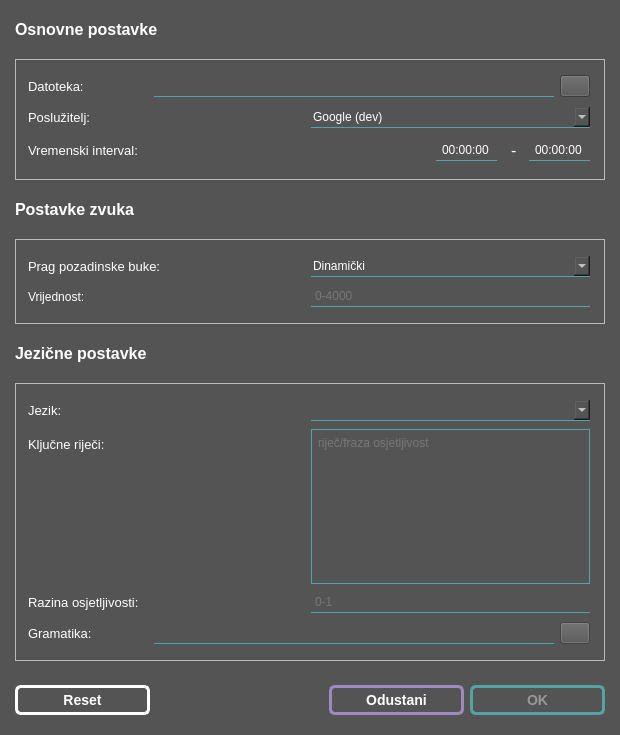
<?xml version="1.0" encoding="UTF-8"?>
<ui version="4.0">
 <class>OptionsDialog</class>
 <widget class="QDialog" name="OptionsDialog">
  <property name="geometry">
   <rect>
    <x>0</x>
    <y>0</y>
    <width>620</width>
    <height>735</height>
   </rect>
  </property>
  <property name="windowTitle">
   <string>Opcije</string>
  </property>
  <property name="styleSheet">
   <string notr="true">QDialog#OptionsDialog {
    background-color: rgb(84, 84, 84);
}</string>
  </property>
  <property name="modal">
   <bool>false</bool>
  </property>
  <layout class="QVBoxLayout" name="verticalLayout_4">
   <property name="spacing">
    <number>20</number>
   </property>
   <property name="leftMargin">
    <number>15</number>
   </property>
   <property name="topMargin">
    <number>20</number>
   </property>
   <property name="rightMargin">
    <number>15</number>
   </property>
   <property name="bottomMargin">
    <number>20</number>
   </property>
   <item>
    <layout class="QHBoxLayout" name="horizontalLayout_7">
     <item>
      <widget class="QLabel" name="label">
       <property name="text">
        <string>&lt;html&gt;&lt;head/&gt;&lt;body&gt;&lt;p&gt;&lt;span style=&quot; font-size:12pt; font-weight:700; color:#ffffff;&quot;&gt;Osnovne postavke&lt;/span&gt;&lt;/p&gt;&lt;/body&gt;&lt;/html&gt;</string>
       </property>
      </widget>
     </item>
    </layout>
   </item>
   <item>
    <widget class="QFrame" name="frame">
     <property name="styleSheet">
      <string notr="true">QFrame {
padding-right: 5px;
padding-top: 5px;
padding-bottom: 5px;
}</string>
     </property>
     <property name="frameShape">
      <enum>QFrame::StyledPanel</enum>
     </property>
     <property name="frameShadow">
      <enum>QFrame::Raised</enum>
     </property>
     <layout class="QVBoxLayout" name="verticalLayout">
      <item>
       <layout class="QHBoxLayout" name="fileHLayout">
        <item>
         <widget class="QLabel" name="FileLabel">
          <property name="text">
           <string>&lt;html&gt;&lt;head/&gt;&lt;body&gt;&lt;p&gt;&lt;span style=&quot; font-size:10pt; color:#ffffff;&quot;&gt;Datoteka: &lt;/span&gt;&lt;/p&gt;&lt;/body&gt;&lt;/html&gt;</string>
          </property>
         </widget>
        </item>
        <item>
         <widget class="QLineEdit" name="fileLineEdit">
          <property name="sizePolicy">
           <sizepolicy hsizetype="Expanding" vsizetype="Fixed">
            <horstretch>0</horstretch>
            <verstretch>0</verstretch>
           </sizepolicy>
          </property>
          <property name="maximumSize">
           <size>
            <width>400</width>
            <height>16777215</height>
           </size>
          </property>
          <property name="styleSheet">
           <string notr="true">QLineEdit {
	background-color: rgb(84, 84, 84);
	border-none;	
	border-bottom: 0.5px solid #54a4a6;
	border-radius: 0px;
	padding: 2px 2px 2px 2px;
	color: white;
}

QLineEdit::hover {
	border-color: #63C2C4;
}</string>
          </property>
          <property name="text">
           <string/>
          </property>
          <property name="frame">
           <bool>true</bool>
          </property>
          <property name="readOnly">
           <bool>false</bool>
          </property>
          <property name="clearButtonEnabled">
           <bool>true</bool>
          </property>
         </widget>
        </item>
        <item>
         <widget class="QPushButton" name="browseFileButton">
          <property name="maximumSize">
           <size>
            <width>30</width>
            <height>16777215</height>
           </size>
          </property>
          <property name="autoFillBackground">
           <bool>false</bool>
          </property>
          <property name="styleSheet">
           <string notr="true">QPushButton {
	background-color: rgb(84, 84, 84);
	border-color: white
}</string>
          </property>
          <property name="text">
           <string/>
          </property>
          <property name="icon">
           <iconset>
            <normaloff>../../../resources/icons/browse.png</normaloff>../../../resources/icons/browse.png</iconset>
          </property>
          <property name="autoDefault">
           <bool>false</bool>
          </property>
          <property name="flat">
           <bool>false</bool>
          </property>
         </widget>
        </item>
       </layout>
      </item>
      <item>
       <layout class="QHBoxLayout" name="horizontalLayout" stretch="0,0">
        <item>
         <widget class="QLabel" name="apiLabel">
          <property name="toolTip">
           <string>&lt;html&gt;&lt;head/&gt;&lt;body&gt;&lt;p&gt;Svaki poslužitelj podržava neke od niže navedenih opcija.&lt;/p&gt;&lt;p&gt;Sphinx API radi offline.&lt;/p&gt;&lt;/body&gt;&lt;/html&gt;</string>
          </property>
          <property name="text">
           <string>&lt;html&gt;&lt;head/&gt;&lt;body&gt;&lt;p&gt;&lt;span style=&quot; font-size:10pt; color:#ffffff;&quot;&gt;Poslužitelj: &lt;/span&gt;&lt;/p&gt;&lt;/body&gt;&lt;/html&gt;</string>
          </property>
         </widget>
        </item>
        <item>
         <widget class="QComboBox" name="apiComboBox">
          <property name="sizePolicy">
           <sizepolicy hsizetype="Preferred" vsizetype="Fixed">
            <horstretch>0</horstretch>
            <verstretch>0</verstretch>
           </sizepolicy>
          </property>
          <property name="styleSheet">
           <string notr="true">QComboBox {
	background-color: rgb(84, 84, 84);
	border-none;	
	border-bottom: 0.5px solid #54a4a6;
	border-radius: 0px;
	padding: 2px 2px 2px 2px;
	color: white;
}

QComboBox::hover {
	border-color: #63C2C4;
}

/*  After dropping, the entire drop-down form style */
QComboBox QAbstractItemView {
    border: 1px solid white;   /*  Border of the entire drop-down form */
    background-color: rgb(84, 84, 84);;   /*  Whole drop-down form background color */
    selection-background-color: lightgreen;   /*  The whole drop-down window is selected from the background color of the item */
}

QComboBox QAbstractItemView::item {
    height: 70px; 
}</string>
          </property>
          <item>
           <property name="text">
            <string>Google (dev)</string>
           </property>
          </item>
          <item>
           <property name="text">
            <string>Google Cloud</string>
           </property>
          </item>
          <item>
           <property name="text">
            <string>PocketSphinx</string>
           </property>
          </item>
          <item>
           <property name="text">
            <string>Houndify</string>
           </property>
          </item>
         </widget>
        </item>
       </layout>
      </item>
      <item>
       <layout class="QHBoxLayout" name="timeHLayout" stretch="0,0,0,0">
        <property name="spacing">
         <number>6</number>
        </property>
        <item>
         <widget class="QLabel" name="FromLabel">
          <property name="minimumSize">
           <size>
            <width>125</width>
            <height>0</height>
           </size>
          </property>
          <property name="text">
           <string>&lt;html&gt;&lt;head/&gt;&lt;body&gt;&lt;p&gt;&lt;span style=&quot; font-size:10pt; color:#ffffff;&quot;&gt;Vremenski interval:&lt;/span&gt;&lt;/p&gt;&lt;/body&gt;&lt;/html&gt;</string>
          </property>
         </widget>
        </item>
        <item>
         <widget class="QLineEdit" name="FromLineEdit">
          <property name="enabled">
           <bool>true</bool>
          </property>
          <property name="maximumSize">
           <size>
            <width>61</width>
            <height>16777215</height>
           </size>
          </property>
          <property name="styleSheet">
           <string notr="true">QLineEdit {
	background-color: rgb(84, 84, 84);
	border-none;	
	border-bottom: 0.5px solid #54a4a6;
	border-radius: 0px;
	padding: 2px 2px 2px 2px;
	color: white;
}

QLineEdit::hover {
	border-color: #63C2C4;
}</string>
          </property>
          <property name="inputMethodHints">
           <set>Qt::ImhTime</set>
          </property>
          <property name="inputMask">
           <string>99:99:99</string>
          </property>
          <property name="text">
           <string>00:00:00</string>
          </property>
          <property name="alignment">
           <set>Qt::AlignCenter</set>
          </property>
          <property name="dragEnabled">
           <bool>false</bool>
          </property>
          <property name="placeholderText">
           <string>00:00</string>
          </property>
         </widget>
        </item>
        <item>
         <widget class="QLabel" name="DashLabel">
          <property name="maximumSize">
           <size>
            <width>20</width>
            <height>16777215</height>
           </size>
          </property>
          <property name="styleSheet">
           <string notr="true">QLabel#DashLabel {
	padding-left: 5px;
}
	</string>
          </property>
          <property name="text">
           <string>&lt;html&gt;&lt;head/&gt;&lt;body&gt;&lt;p&gt;&lt;span style=&quot; font-size:12pt; color:#ffffff;&quot;&gt;   -&lt;/span&gt;&lt;/p&gt;&lt;/body&gt;&lt;/html&gt;</string>
          </property>
         </widget>
        </item>
        <item>
         <widget class="QLineEdit" name="ToLineEdit">
          <property name="enabled">
           <bool>true</bool>
          </property>
          <property name="maximumSize">
           <size>
            <width>61</width>
            <height>16777215</height>
           </size>
          </property>
          <property name="styleSheet">
           <string notr="true">QLineEdit {
	background-color: rgb(84, 84, 84);
	border-none;	
	border-bottom: 0.5px solid #54a4a6;
	border-radius: 0px;
	padding: 2px 2px 2px 2px;
	color: white;
}

QLineEdit::hover {
	border-color: #63C2C4;
}</string>
          </property>
          <property name="inputMethodHints">
           <set>Qt::ImhTime</set>
          </property>
          <property name="inputMask">
           <string>99:99:99</string>
          </property>
          <property name="text">
           <string>00:00:00</string>
          </property>
          <property name="alignment">
           <set>Qt::AlignCenter</set>
          </property>
          <property name="dragEnabled">
           <bool>false</bool>
          </property>
          <property name="placeholderText">
           <string>00:00</string>
          </property>
         </widget>
        </item>
       </layout>
      </item>
     </layout>
    </widget>
   </item>
   <item>
    <widget class="QLabel" name="label_3">
     <property name="text">
      <string>&lt;html&gt;&lt;head/&gt;&lt;body&gt;&lt;p&gt;&lt;span style=&quot; font-size:12pt; font-weight:700; color:#ffffff;&quot;&gt;Postavke zvuka&lt;/span&gt;&lt;/p&gt;&lt;/body&gt;&lt;/html&gt;</string>
     </property>
    </widget>
   </item>
   <item>
    <widget class="QFrame" name="frame_3">
     <property name="styleSheet">
      <string notr="true">QFrame {

padding-right: 5px;
padding-top: 5px;
padding-bottom: 5px;
}</string>
     </property>
     <property name="frameShape">
      <enum>QFrame::StyledPanel</enum>
     </property>
     <property name="frameShadow">
      <enum>QFrame::Raised</enum>
     </property>
     <layout class="QVBoxLayout" name="verticalLayout_3">
      <item>
       <layout class="QHBoxLayout" name="noiseHLayout" stretch="0,0">
        <property name="spacing">
         <number>6</number>
        </property>
        <item>
         <widget class="QLabel" name="noiseTypeLabel">
          <property name="toolTip">
           <string>&lt;html&gt;&lt;head/&gt;&lt;body&gt;&lt;p&gt;Vrijednosti više od praga se smatraju govorom, a niže tišinom.&lt;/p&gt;&lt;p&gt;Prag se može odrediti dinamički, s ili bez početne vrijednosti, ili postaviti na fiksnu vrijednost.&lt;/p&gt;&lt;/body&gt;&lt;/html&gt;</string>
          </property>
          <property name="text">
           <string>&lt;html&gt;&lt;head/&gt;&lt;body&gt;&lt;p&gt;&lt;span style=&quot; font-size:10pt; color:#ffffff;&quot;&gt;Prag pozadinske buke:&lt;/span&gt;&lt;/p&gt;&lt;/body&gt;&lt;/html&gt;</string>
          </property>
         </widget>
        </item>
        <item>
         <widget class="QComboBox" name="noiseTypeComboBox">
          <property name="styleSheet">
           <string notr="true">QComboBox {
	background-color: rgb(84, 84, 84);
	border-none;	
	border-bottom: 0.5px solid #54a4a6;
	border-radius: 0px;
	padding: 2px 2px 2px 2px;
	color: white;
}

QComboBox::hover {
	border-color: #63C2C4;
}

/*  After dropping, the entire drop-down form style */
QComboBox QAbstractItemView {
    border: 1px solid white;   /*  Border of the entire drop-down form */
    background-color: rgb(84, 84, 84);;   /*  Whole drop-down form background color */
    selection-background-color: lightgreen;   /*  The whole drop-down window is selected from the background color of the item */
}

QComboBox QAbstractItemView::item {
    height: 70px; 
}</string>
          </property>
          <property name="frame">
           <bool>false</bool>
          </property>
          <item>
           <property name="text">
            <string extracomment="komentar">Dinamički</string>
           </property>
          </item>
          <item>
           <property name="text">
            <string>Hibridni</string>
           </property>
          </item>
          <item>
           <property name="text">
            <string>Fiksni</string>
           </property>
          </item>
         </widget>
        </item>
       </layout>
      </item>
      <item>
       <layout class="QHBoxLayout" name="horizontalLayout_2">
        <item>
         <widget class="QLabel" name="noiseValueLabel">
          <property name="enabled">
           <bool>true</bool>
          </property>
          <property name="toolTip">
           <string>&lt;html&gt;&lt;head/&gt;&lt;body&gt;&lt;p&gt;Ovisno o odabiru načina određivanja praga pozadinske buke ova vrijednost označava početnu('Hibridni') ili stalnu('Fiksni') vrijednost praga.&lt;/p&gt;&lt;/body&gt;&lt;/html&gt;</string>
          </property>
          <property name="text">
           <string>&lt;html&gt;&lt;head/&gt;&lt;body&gt;&lt;p&gt;&lt;span style=&quot; color:#ffffff;&quot;&gt;Vrijednost: &lt;/span&gt;&lt;/p&gt;&lt;/body&gt;&lt;/html&gt;</string>
          </property>
         </widget>
        </item>
        <item>
         <widget class="QLineEdit" name="noiseValueLineEdit">
          <property name="enabled">
           <bool>false</bool>
          </property>
          <property name="sizePolicy">
           <sizepolicy hsizetype="Preferred" vsizetype="Fixed">
            <horstretch>0</horstretch>
            <verstretch>0</verstretch>
           </sizepolicy>
          </property>
          <property name="styleSheet">
           <string notr="true">QLineEdit {
	background-color: rgb(84, 84, 84);
	border-none;	
	border-bottom: 0.5px solid #54a4a6;
	border-radius: 0px;
	padding: 2px 2px 2px 2px;
	color: white;
}

QLineEdit::hover {
	border-color: #63C2C4;
}

QLineEdit::disabled {
	color: rgb(153, 153, 153);
}
</string>
          </property>
          <property name="placeholderText">
           <string>0-4000</string>
          </property>
         </widget>
        </item>
       </layout>
      </item>
     </layout>
    </widget>
   </item>
   <item>
    <widget class="QLabel" name="label_2">
     <property name="text">
      <string>&lt;html&gt;&lt;head/&gt;&lt;body&gt;&lt;p&gt;&lt;span style=&quot; font-size:12pt; font-weight:700; color:#ffffff;&quot;&gt;Jezične postavke&lt;/span&gt;&lt;/p&gt;&lt;/body&gt;&lt;/html&gt;</string>
     </property>
    </widget>
   </item>
   <item>
    <widget class="QFrame" name="frame_2">
     <property name="styleSheet">
      <string notr="true">QFrame {
padding-right: 5px;
padding-top: 5px;
padding-bottom: 5px;
}</string>
     </property>
     <property name="frameShape">
      <enum>QFrame::StyledPanel</enum>
     </property>
     <property name="frameShadow">
      <enum>QFrame::Raised</enum>
     </property>
     <layout class="QVBoxLayout" name="verticalLayout_2">
      <item>
       <layout class="QHBoxLayout" name="horizontalLayout_3">
        <item>
         <widget class="QLabel" name="languageLabel">
          <property name="text">
           <string>&lt;html&gt;&lt;head/&gt;&lt;body&gt;&lt;p&gt;&lt;span style=&quot; font-size:10pt; color:#ffffff;&quot;&gt;Jezik:&lt;/span&gt;&lt;/p&gt;&lt;/body&gt;&lt;/html&gt;</string>
          </property>
         </widget>
        </item>
        <item>
         <widget class="QComboBox" name="languageComboBox">
          <property name="enabled">
           <bool>true</bool>
          </property>
          <property name="styleSheet">
           <string notr="true">QComboBox {
	background-color: rgb(84, 84, 84);
	border-none;	
	border-bottom: 0.5px solid #54a4a6;
	border-radius: 0px;
	padding: 2px 2px 2px 2px;
	color: white;
}

QComboBox::hover {
	border-color: #63C2C4;
}

QComboBox::disabled {
	color: rgb(153, 153, 153);
}


/*  After dropping, the entire drop-down form style */
QComboBox QAbstractItemView {
    border: 1px solid white;   /*  Border of the entire drop-down form */
    background-color: rgb(84, 84, 84);;   /*  Whole drop-down form background color */
	color: white;
	padding: 2px 2px 2px 2px;
}

/*  Down pull, the entire drop-down window */
QComboBox QAbstractItemView::item {
    height: 25px;   /*  The height of the item (set pcomboBox-&gt; setView (new qlistview ()); after this item works) */
}

QComboBox QAbstractItemView::item:hover {
	border: none;
    border-top: 0.5px solid rgb(81, 81, 81);
	border-bottom: 0.5px solid rgb(81, 81, 81);
	border-radius: 2px;
	background-color: rgb(84, 84, 84);
}</string>
          </property>
          <property name="editable">
           <bool>true</bool>
          </property>
         </widget>
        </item>
       </layout>
      </item>
      <item>
       <layout class="QHBoxLayout" name="horizontalLayout_4">
        <item>
         <widget class="QLabel" name="phrasesLabel">
          <property name="sizePolicy">
           <sizepolicy hsizetype="Preferred" vsizetype="Preferred">
            <horstretch>0</horstretch>
            <verstretch>0</verstretch>
           </sizepolicy>
          </property>
          <property name="toolTip">
           <string>&lt;html&gt;&lt;head/&gt;&lt;body&gt;&lt;p&gt;Navedene riječi ili fraze će imati prednost prepoznavanja nad riječima koje slično zvuče. &lt;/p&gt;&lt;p&gt;Svaku frazu je potrebno navesti u posebnom retku.&lt;/p&gt;&lt;p&gt;U slučaju Sphinx poslužitelja, moguće je specificirati razinu osjetljivosti za svaku frazu, tako da se na kraju retka navede broj od 0 do 1.&lt;/p&gt;&lt;/body&gt;&lt;/html&gt;</string>
          </property>
          <property name="text">
           <string>&lt;html&gt;&lt;head/&gt;&lt;body&gt;&lt;p&gt;&lt;span style=&quot; font-size:10pt; color:#ffffff;&quot;&gt;Ključne riječi: &lt;/span&gt;&lt;/p&gt;&lt;/body&gt;&lt;/html&gt;</string>
          </property>
          <property name="alignment">
           <set>Qt::AlignLeading|Qt::AlignLeft|Qt::AlignTop</set>
          </property>
         </widget>
        </item>
        <item>
         <widget class="QPlainTextEdit" name="phrasesTextEdit">
          <property name="enabled">
           <bool>false</bool>
          </property>
          <property name="sizePolicy">
           <sizepolicy hsizetype="Preferred" vsizetype="Expanding">
            <horstretch>0</horstretch>
            <verstretch>0</verstretch>
           </sizepolicy>
          </property>
          <property name="styleSheet">
           <string notr="true">QPlainTextEdit {
	background-color: rgb(84, 84, 84);
	border-none;	
	border: 0.5px solid #54a4a6;
	border-radius: 0px;
	padding: 2px 2px 2px 2px;
	color: white;
}

QPlainTextEdit::hover {
	border-color: #63C2C4;
}

QPlainTextEdit::disabled {
	color: rgb(153, 153, 153);
}</string>
          </property>
          <property name="placeholderText">
           <string>riječ/fraza osjetljivost</string>
          </property>
         </widget>
        </item>
       </layout>
      </item>
      <item>
       <layout class="QHBoxLayout" name="horizontalLayout_5">
        <item>
         <widget class="QLabel" name="sensitivityLabel">
          <property name="enabled">
           <bool>false</bool>
          </property>
          <property name="toolTip">
           <string>&lt;html&gt;&lt;head/&gt;&lt;body&gt;&lt;p&gt;Razina osjetljivosti za sve ključne riječi kojima osjetljivost nije ranije(gore) specificirana.&lt;/p&gt;&lt;p&gt;Veća osjetljivosti vodi ka 'češćem' prepoznavanju i obrnuto.&lt;/p&gt;&lt;/body&gt;&lt;/html&gt;</string>
          </property>
          <property name="text">
           <string>&lt;html&gt;&lt;head/&gt;&lt;body&gt;&lt;p&gt;&lt;span style=&quot; font-size:10pt; color:#ffffff;&quot;&gt;Razina osjetljivosti: &lt;/span&gt;&lt;/p&gt;&lt;/body&gt;&lt;/html&gt;</string>
          </property>
         </widget>
        </item>
        <item>
         <widget class="QLineEdit" name="sensitivityLineEdit">
          <property name="enabled">
           <bool>false</bool>
          </property>
          <property name="sizePolicy">
           <sizepolicy hsizetype="Preferred" vsizetype="Fixed">
            <horstretch>0</horstretch>
            <verstretch>0</verstretch>
           </sizepolicy>
          </property>
          <property name="toolTip">
           <string/>
          </property>
          <property name="styleSheet">
           <string notr="true">QLineEdit {
	background-color: rgb(84, 84, 84);
	border-none;	
	border-bottom: 0.5px solid #54a4a6;
	border-radius: 0px;
	padding: 2px 2px 2px 2px;
	color: white;
}

QLineEdit::hover {
	border-color:#63C2C4;
}

QLineEdit::disabled {
	color: rgb(153, 153, 153);
}</string>
          </property>
          <property name="placeholderText">
           <string>0-1</string>
          </property>
         </widget>
        </item>
       </layout>
      </item>
      <item>
       <layout class="QHBoxLayout" name="horizontalLayout_6">
        <item>
         <widget class="QLabel" name="grammarLabel">
          <property name="toolTip">
           <string>&lt;html&gt;&lt;head/&gt;&lt;body&gt;&lt;p&gt;Datoteka u kojoj je definirana FSG ili JSGF gramatika.&lt;/p&gt;&lt;p&gt;Unos gramatike će se ignorirati ako su definirane ključne riječi.&lt;/p&gt;&lt;/body&gt;&lt;/html&gt;</string>
          </property>
          <property name="text">
           <string>&lt;html&gt;&lt;head/&gt;&lt;body&gt;&lt;p&gt;&lt;span style=&quot; font-size:10pt; color:#ffffff;&quot;&gt;Gramatika:&lt;/span&gt;&lt;/p&gt;&lt;/body&gt;&lt;/html&gt;</string>
          </property>
         </widget>
        </item>
        <item>
         <widget class="QLineEdit" name="grammarLineEdit">
          <property name="enabled">
           <bool>false</bool>
          </property>
          <property name="maximumSize">
           <size>
            <width>400</width>
            <height>16777215</height>
           </size>
          </property>
          <property name="styleSheet">
           <string notr="true">QLineEdit {
	background-color: rgb(84, 84, 84);
	border-none;	
	border-bottom: 0.5px solid #54a4a6;
	border-radius: 0px;
	padding: 2px 2px 2px 2px;
	color: white;
}

QLineEdit::hover {
	border-color:#63C2C4;
}</string>
          </property>
          <property name="text">
           <string/>
          </property>
          <property name="clearButtonEnabled">
           <bool>true</bool>
          </property>
         </widget>
        </item>
        <item>
         <widget class="QPushButton" name="browseGrammarButton">
          <property name="enabled">
           <bool>false</bool>
          </property>
          <property name="maximumSize">
           <size>
            <width>30</width>
            <height>16777215</height>
           </size>
          </property>
          <property name="styleSheet">
           <string notr="true">QPushButton {
	background-color: rgb(84, 84, 84);
	border-color: white
}</string>
          </property>
          <property name="text">
           <string/>
          </property>
          <property name="icon">
           <iconset>
            <normaloff>../../../resources/icons/browse.png</normaloff>../../../resources/icons/browse.png</iconset>
          </property>
          <property name="autoDefault">
           <bool>false</bool>
          </property>
         </widget>
        </item>
       </layout>
      </item>
     </layout>
    </widget>
   </item>
   <item>
    <spacer name="verticalSpacer">
     <property name="orientation">
      <enum>Qt::Vertical</enum>
     </property>
     <property name="sizeHint" stdset="0">
      <size>
       <width>20</width>
       <height>40</height>
      </size>
     </property>
    </spacer>
   </item>
   <item>
    <layout class="QHBoxLayout" name="buttonBox" stretch="0,0,0,0">
     <property name="spacing">
      <number>6</number>
     </property>
     <property name="sizeConstraint">
      <enum>QLayout::SetFixedSize</enum>
     </property>
     <property name="leftMargin">
      <number>0</number>
     </property>
     <item>
      <widget class="QPushButton" name="resetButton">
       <property name="minimumSize">
        <size>
         <width>135</width>
         <height>30</height>
        </size>
       </property>
       <property name="maximumSize">
        <size>
         <width>135</width>
         <height>30</height>
        </size>
       </property>
       <property name="styleSheet">
        <string notr="true">QPushButton {
    border-radius: 6px;
    border: 3px solid white;

    font-weight: 600;
    font-size: 14px;
    color: white;
}

QPushButton:hover {
    border-color: rgb(208, 208, 208); 
}

QPushButton:pressed {
    background-color: rgb(70, 70, 70);
}</string>
       </property>
       <property name="text">
        <string>Reset</string>
       </property>
       <property name="autoDefault">
        <bool>false</bool>
       </property>
      </widget>
     </item>
     <item>
      <spacer name="horizontalSpacer_3">
       <property name="orientation">
        <enum>Qt::Horizontal</enum>
       </property>
       <property name="sizeHint" stdset="0">
        <size>
         <width>40</width>
         <height>20</height>
        </size>
       </property>
      </spacer>
     </item>
     <item>
      <widget class="QPushButton" name="CancelButton">
       <property name="minimumSize">
        <size>
         <width>135</width>
         <height>30</height>
        </size>
       </property>
       <property name="styleSheet">
        <string notr="true">QPushButton#CancelButton {
    border-radius: 6px;
    border: 3px solid #9C8ABF;

    font-weight: 600;
    font-size: 14px;
    color: white;
}

QPushButton#CancelButton:hover {
    border-color: #B8A2E1; 
}

QPushButton#CancelButton:pressed {
    background-color: rgb(70, 70, 70);
}</string>
       </property>
       <property name="text">
        <string>Odustani</string>
       </property>
       <property name="autoDefault">
        <bool>false</bool>
       </property>
      </widget>
     </item>
     <item>
      <widget class="QPushButton" name="OKButton">
       <property name="enabled">
        <bool>false</bool>
       </property>
       <property name="minimumSize">
        <size>
         <width>135</width>
         <height>30</height>
        </size>
       </property>
       <property name="maximumSize">
        <size>
         <width>16777213</width>
         <height>16777215</height>
        </size>
       </property>
       <property name="styleSheet">
        <string notr="true">QPushButton#OKButton {
    border-radius: 6px;
    border: 3px solid #54a4a6;

    font-weight: 600;
    font-size: 14px;
    color: white;
}

QPushButton#OKButton:hover {
   border-color: #63C2C4;
}

QPushButton#OKButton:pressed {
    background-color: rgb(70, 70, 70)
}

QPushButton#OKButton:disabled {

	color: rgb(153, 153, 153);
}</string>
       </property>
       <property name="text">
        <string>OK</string>
       </property>
       <property name="autoDefault">
        <bool>false</bool>
       </property>
       <property name="default">
        <bool>false</bool>
       </property>
      </widget>
     </item>
    </layout>
   </item>
  </layout>
 </widget>
 <resources/>
 <connections>
  <connection>
   <sender>OKButton</sender>
   <signal>clicked()</signal>
   <receiver>OptionsDialog</receiver>
   <slot>accept()</slot>
   <hints>
    <hint type="sourcelabel">
     <x>472</x>
     <y>624</y>
    </hint>
    <hint type="destinationlabel">
     <x>274</x>
     <y>324</y>
    </hint>
   </hints>
  </connection>
  <connection>
   <sender>CancelButton</sender>
   <signal>clicked()</signal>
   <receiver>OptionsDialog</receiver>
   <slot>reject()</slot>
   <hints>
    <hint type="sourcelabel">
     <x>331</x>
     <y>624</y>
    </hint>
    <hint type="destinationlabel">
     <x>274</x>
     <y>324</y>
    </hint>
   </hints>
  </connection>
 </connections>
</ui>
